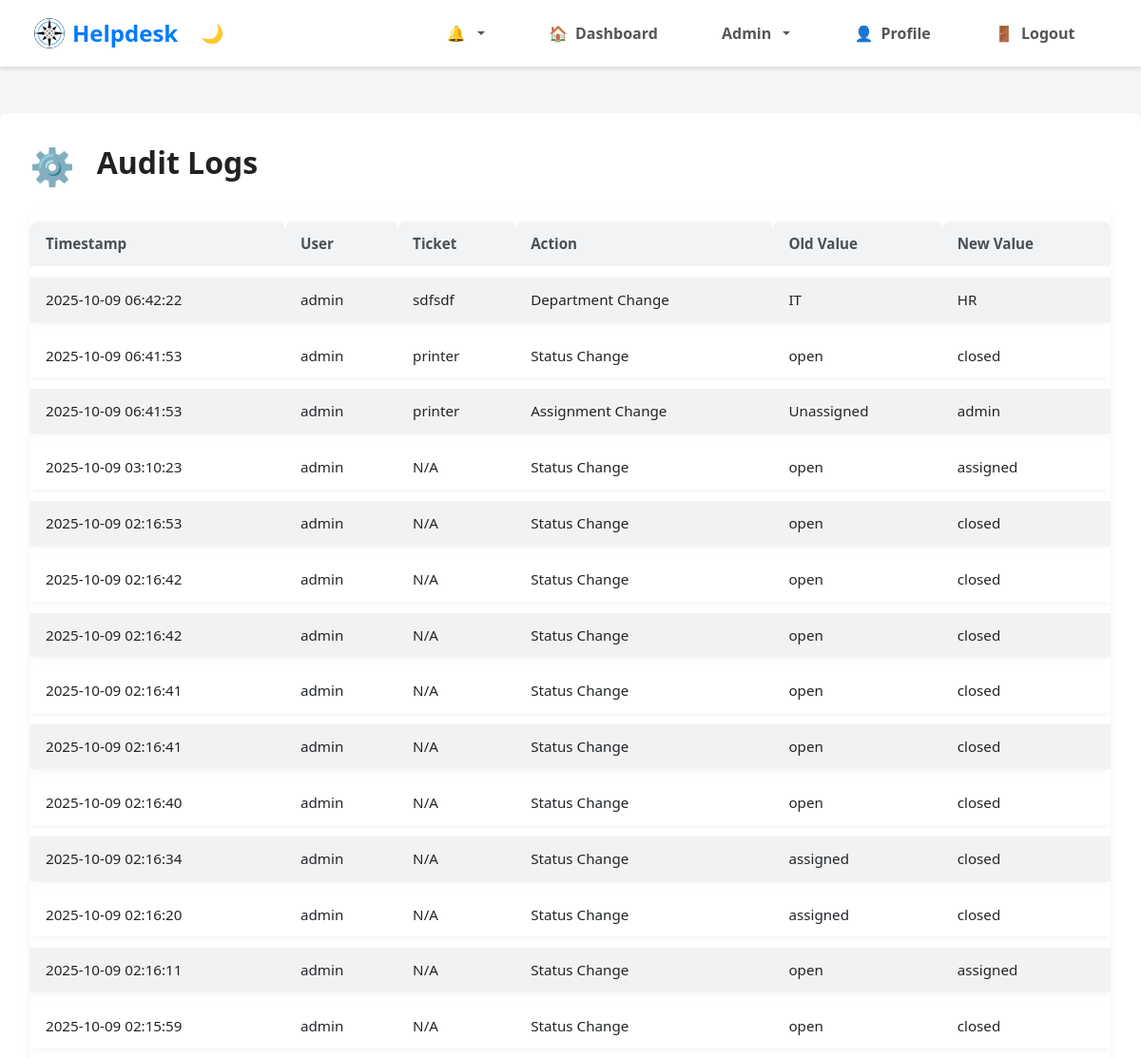
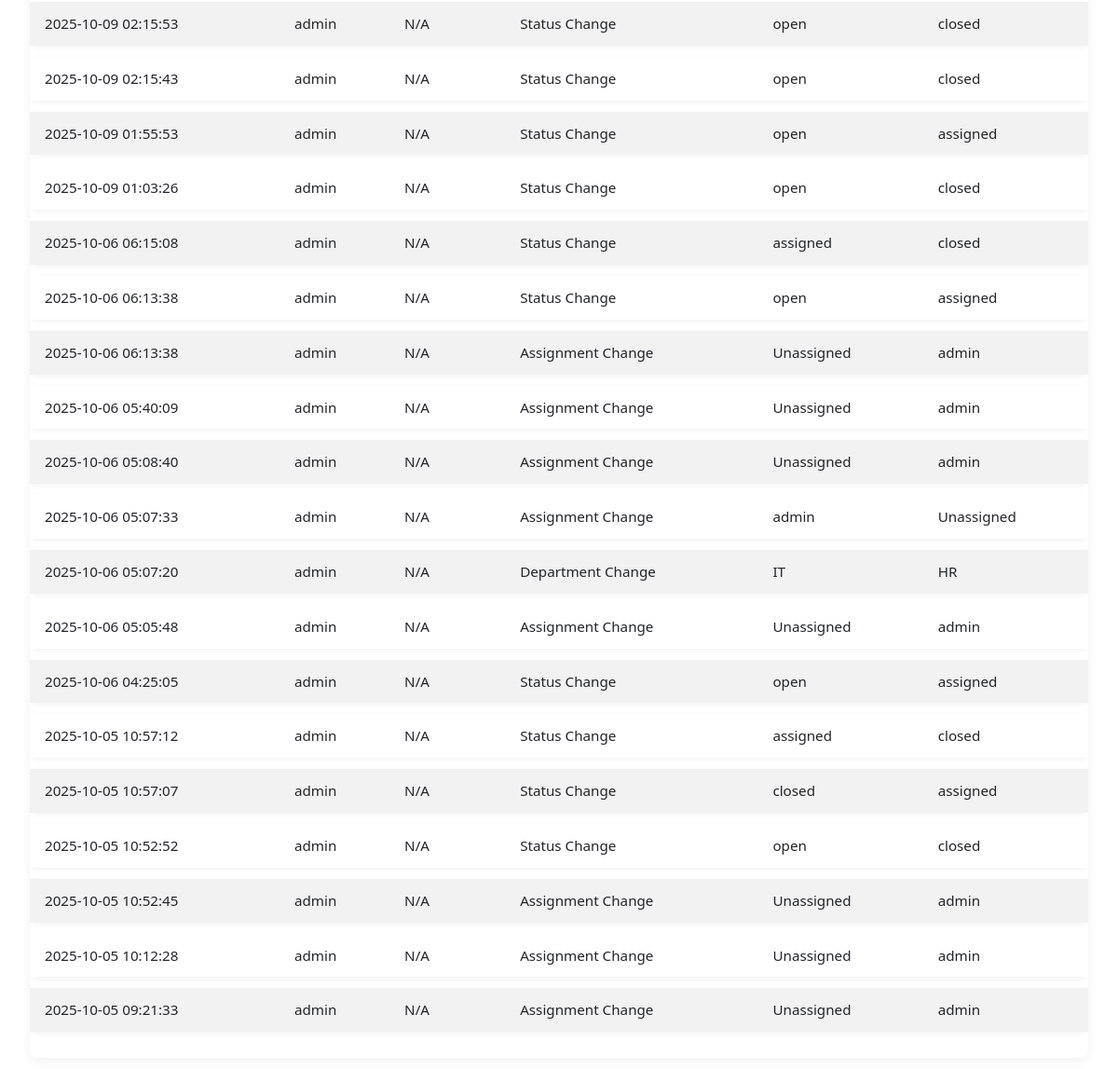
/audit_logs.php (signed in), run on the app's committed database (2 pictures, top to bottom).
### tables this page shows
CREATE TABLE `audit_logs` (
  `id` int(11) NOT NULL AUTO_INCREMENT,
  `ticket_id` int(11) DEFAULT NULL,
  `user_id` int(11) DEFAULT NULL,
  `action` varchar(255) DEFAULT NULL,
  `old_value` text DEFAULT NULL,
  `new_value` text DEFAULT NULL,
  `timestamp` timestamp NOT NULL DEFAULT current_timestamp(),
  PRIMARY KEY (`id`),
  KEY `ticket_id` (`ticket_id`),
  KEY `user_id` (`user_id`),
  CONSTRAINT `audit_logs_ibfk_1` FOREIGN KEY (`ticket_id`) REFERENCES `tickets` (`id`),
  CONSTRAINT `audit_logs_ibfk_2` FOREIGN KEY (`user_id`) REFERENCES `users` (`id`)
);

CREATE TABLE `users` (
  `id` int(11) NOT NULL AUTO_INCREMENT,
  `username` varchar(50) NOT NULL,
  `email` varchar(100) NOT NULL,
  `password` varchar(255) NOT NULL,
  `role` enum('user','admin') DEFAULT 'user',
  `created_at` timestamp NOT NULL DEFAULT current_timestamp(),
  `status` enum('active','inactive') DEFAULT 'active',
  `profile_picture` varchar(255) DEFAULT NULL,
  PRIMARY KEY (`id`),
  UNIQUE KEY `username` (`username`),
  UNIQUE KEY `email` (`email`)
);

CREATE TABLE `tickets` (
  `id` int(11) NOT NULL AUTO_INCREMENT,
  `title` varchar(255) NOT NULL,
  `description` text NOT NULL,
  `category` varchar(100) DEFAULT NULL,
  `priority` enum('low','medium','high') DEFAULT 'medium',
  `status` enum('open','assigned','closed') DEFAULT 'open',
  `user_id` int(11) NOT NULL,
  `assigned_to` int(11) DEFAULT NULL,
  `department_id` int(11) DEFAULT NULL,
  `created_at` timestamp NOT NULL DEFAULT current_timestamp(),
  `updated_at` timestamp NOT NULL DEFAULT current_timestamp() ON UPDATE current_timestamp(),
  `closed_at` timestamp NULL DEFAULT NULL,
  `archived` tinyint(1) NOT NULL DEFAULT 0,
  PRIMARY KEY (`id`),
  KEY `user_id` (`user_id`),
  KEY `assigned_to` (`assigned_to`),
  KEY `fk_tickets_department_id` (`department_id`),
  CONSTRAINT `fk_tickets_department_id` FOREIGN KEY (`department_id`) REFERENCES `departments` (`id`),
  CONSTRAINT `tickets_ibfk_1` FOREIGN KEY (`user_id`) REFERENCES `users` (`id`),
  CONSTRAINT `tickets_ibfk_2` FOREIGN KEY (`assigned_to`) REFERENCES `users` (`id`)
);

### audit_logs.php (the view, shortened to what this page needs)
<?php
include 'db.php';
$logs = $pdo->query("SELECT a.*, u.username, t.title AS ticket_title FROM audit_logs a LEFT JOIN users u ON a.user_id = u.id LEFT JOIN tickets t ON a.ticket_id = t.id ORDER BY a.timestamp DESC LIMIT 100")->fetchAll();
?>
<!DOCTYPE html>
<html lang="en">
<head>
    <link href="https://cdn.jsdelivr.net/npm/bootstrap@5.3.0/dist/css/bootstrap.min.css" rel="stylesheet">
    <link rel="stylesheet" href="styles.css">
</head>
<?php $user_role = isset($_SESSION['role']) ? $_SESSION['role'] : 'guest'; ?>
<body data-user-role="<?php echo $user_role; ?>">
    <?php include 'navbar.php'; ?>
    <div class="container mt-5">
        <h2><span class="notification-icon type-system"></span> Audit Logs</h2>
        <div class="table-responsive">
            <table class="table table-striped">
                <thead>
                    <tr>
                        <th>Timestamp</th>
                        <th>User</th>
                        <th>Ticket</th>
                        <th>Action</th>
                        <th>Old Value</th>
                        <th>New Value</th>
                    </tr>
                </thead>
                <tbody>
                    <?php foreach ($logs as $log): ?>
                    <tr>
                        <td><?php echo $log['timestamp']; ?></td>
                        <td><?php echo htmlspecialchars($log['username'] ?: 'System'); ?></td>
                        <td><?php echo htmlspecialchars($log['ticket_title'] ?: 'N/A'); ?></td>
                        <td><?php echo htmlspecialchars($log['action']); ?></td>
                        <td><?php echo htmlspecialchars($log['old_value'] ?: 'N/A'); ?></td>
                        <td><?php echo htmlspecialchars($log['new_value'] ?: 'N/A'); ?></td>
                    </tr>
                    <?php endforeach; ?>
                </tbody>
            </table>
        </div>
    </div>
</body>
</html>

### styles.css (style rules this page uses)
:root { --bg-color: #f8f9fa; --text-color: #212529; --navbar-bg: #ffffff; --navbar-text: #000000; --card-bg: #ffffff; --border-color: #dee2e6; --input-bg: #ffffff; --input-border: #ced4da; --table-bg: #ffffff; --table-border: #dee2e6; --chat-bg: #ffffff; --message-border: #eee; --btn-primary: #007bff; --btn-secondary: #6c757d; }
body { background-color: var(--bg-color); color: var(--text-color); transition: background-color 0.3s, color 0.3s; }
.container { max-width: 1200px; }
.table { background-color: var(--table-bg); color: var(--text-color); }
.table th, .table td { border-color: var(--table-border); }
body[data-user-role="admin"] { background-color: #f4f6f8; font-family: 'Segoe UI', Tahoma, Geneva, Verdana, sans-serif; color: #333; }
body[data-user-role="admin"] .container.mt-5 { background: #fff; padding: 2rem; border-radius: 8px; box-shadow: 0 4px 12px rgba(0,0,0,0.05); }
body[data-user-role="admin"] h2 { font-weight: 700; margin-bottom: 1.5rem; color: #222; }
body[data-user-role="admin"] .table-responsive { border-radius: 8px; overflow: hidden; box-shadow: 0 4px 12px rgba(0,0,0,0.05); }
body[data-user-role="admin"] table.table { border-collapse: separate; border-spacing: 0 0.75rem; font-size: 0.95rem; }
body[data-user-role="admin"] table.table thead tr th { background-color: #f1f3f5; color: #495057; font-weight: 600; border: none; padding: 0.75rem 1rem; text-align: left; border-top-left-radius: 8px; border-top-right-radius: 8px; }
body[data-user-role="admin"] table.table tbody tr { background-color: #ffffff; box-shadow: 0 2px 6px rgba(0,0,0,0.05); transition: box-shadow 0.3s ease; border-radius: 8px; }
body[data-user-role="admin"] table.table tbody tr td { border: none; padding: 0.75rem 1rem; vertical-align: middle; }
.notification-icon { display: inline-flex; align-items: center; justify-content: center; width: 1.2em; height: 1.2em; font-size: 1.2em; margin-right: 0.4em; vertical-align: middle; }
.notification-icon::before { margin-right: 0; }
.notification-icon.type-system::before { content: "⚙️"; }

### data on the page
audit_logs: timestamp "2025-10-09 06:42:22", user.username "admin", ticket.title "sdfsdf", action "Department Change", old_value "IT", new_value "HR"
audit_logs: timestamp "2025-10-09 06:41:53", user.username "admin", ticket.title "printer", action "Status Change", old_value "open", new_value "closed"
audit_logs: timestamp "2025-10-09 06:41:53", user.username "admin", ticket.title "printer", action "Assignment Change", old_value "Unassigned", new_value "admin"
audit_logs: timestamp "2025-10-09 03:10:23", user.username "admin", ticket_title "N/A", action "Status Change", old_value "open", new_value "assigned"
audit_logs: timestamp "2025-10-09 02:16:53", user.username "admin", ticket_title "N/A", action "Status Change", old_value "open", new_value "closed"
audit_logs: timestamp "2025-10-09 02:16:42", user.username "admin", ticket_title "N/A", action "Status Change", old_value "open", new_value "closed"
audit_logs: timestamp "2025-10-09 02:16:42", user.username "admin", ticket_title "N/A", action "Status Change", old_value "open", new_value "closed"
audit_logs: timestamp "2025-10-09 02:16:41", user.username "admin", ticket_title "N/A", action "Status Change", old_value "open", new_value "closed"
audit_logs: timestamp "2025-10-09 02:16:41", user.username "admin", ticket_title "N/A", action "Status Change", old_value "open", new_value "closed"
audit_logs: timestamp "2025-10-09 02:16:40", user.username "admin", ticket_title "N/A", action "Status Change", old_value "open", new_value "closed"
audit_logs: timestamp "2025-10-09 02:16:34", user.username "admin", ticket_title "N/A", action "Status Change", old_value "assigned", new_value "closed"
audit_logs: timestamp "2025-10-09 02:16:20", user.username "admin", ticket_title "N/A", action "Status Change", old_value "assigned", new_value "closed"
audit_logs: timestamp "2025-10-09 02:16:11", user.username "admin", ticket_title "N/A", action "Status Change", old_value "open", new_value "assigned"
audit_logs: timestamp "2025-10-09 02:15:59", user.username "admin", ticket_title "N/A", action "Status Change", old_value "open", new_value "closed"
audit_logs: timestamp "2025-10-09 02:15:53", user.username "admin", ticket_title "N/A", action "Status Change", old_value "open", new_value "closed"
audit_logs: timestamp "2025-10-09 02:15:43", user.username "admin", ticket_title "N/A", action "Status Change", old_value "open", new_value "closed"
audit_logs: timestamp "2025-10-09 01:55:53", user.username "admin", ticket_title "N/A", action "Status Change", old_value "open", new_value "assigned"
audit_logs: timestamp "2025-10-09 01:03:26", user.username "admin", ticket_title "N/A", action "Status Change", old_value "open", new_value "closed"
audit_logs: timestamp "2025-10-06 06:15:08", user.username "admin", ticket_title "N/A", action "Status Change", old_value "assigned", new_value "closed"
audit_logs: timestamp "2025-10-06 06:13:38", user.username "admin", ticket_title "N/A", action "Status Change", old_value "open", new_value "assigned"
audit_logs: timestamp "2025-10-06 06:13:38", user.username "admin", ticket_title "N/A", action "Assignment Change", old_value "Unassigned", new_value "admin"
audit_logs: timestamp "2025-10-06 05:40:09", user.username "admin", ticket_title "N/A", action "Assignment Change", old_value "Unassigned", new_value "admin"
audit_logs: timestamp "2025-10-06 05:08:40", user.username "admin", ticket_title "N/A", action "Assignment Change", old_value "Unassigned", new_value "admin"
audit_logs: timestamp "2025-10-06 05:07:33", user.username "admin", ticket_title "N/A", action "Assignment Change", old_value "admin", new_value "Unassigned"
audit_logs: timestamp "2025-10-06 05:07:20", user.username "admin", ticket_title "N/A", action "Department Change", old_value "IT", new_value "HR"
audit_logs: timestamp "2025-10-06 05:05:48", user.username "admin", ticket_title "N/A", action "Assignment Change", old_value "Unassigned", new_value "admin"
audit_logs: timestamp "2025-10-06 04:25:05", user.username "admin", ticket_title "N/A", action "Status Change", old_value "open", new_value "assigned"
audit_logs: timestamp "2025-10-05 10:57:12", user.username "admin", ticket_title "N/A", action "Status Change", old_value "assigned", new_value "closed"
audit_logs: timestamp "2025-10-05 10:57:07", user.username "admin", ticket_title "N/A", action "Status Change", old_value "closed", new_value "assigned"
audit_logs: timestamp "2025-10-05 10:52:52", user.username "admin", ticket_title "N/A", action "Status Change", old_value "open", new_value "closed"
audit_logs: timestamp "2025-10-05 10:52:45", user.username "admin", ticket_title "N/A", action "Assignment Change", old_value "Unassigned", new_value "admin"
audit_logs: timestamp "2025-10-05 10:12:28", user.username "admin", ticket_title "N/A", action "Assignment Change", old_value "Unassigned", new_value "admin"
audit_logs: timestamp "2025-10-05 09:21:33", user.username "admin", ticket_title "N/A", action "Assignment Change", old_value "Unassigned", new_value "admin"
